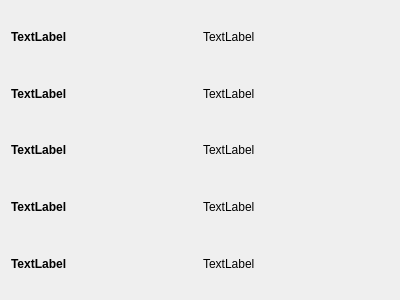
<?xml version="1.0" encoding="UTF-8"?>
<ui version="4.0">
 <class>InfoBox</class>
 <widget class="QWidget" name="InfoBox">
  <property name="geometry">
   <rect>
    <x>0</x>
    <y>0</y>
    <width>400</width>
    <height>300</height>
   </rect>
  </property>
  <property name="windowTitle">
   <string>Form</string>
  </property>
  <layout class="QGridLayout" name="gridLayout">
   <item row="0" column="0">
    <widget class="QLabel" name="label_00">
     <property name="font">
      <font>
       <weight>75</weight>
       <bold>true</bold>
      </font>
     </property>
     <property name="text">
      <string>TextLabel</string>
     </property>
    </widget>
   </item>
   <item row="0" column="1">
    <widget class="QLabel" name="label_01">
     <property name="text">
      <string>TextLabel</string>
     </property>
    </widget>
   </item>
   <item row="1" column="0">
    <widget class="QLabel" name="label_10">
     <property name="font">
      <font>
       <weight>75</weight>
       <bold>true</bold>
      </font>
     </property>
     <property name="text">
      <string>TextLabel</string>
     </property>
    </widget>
   </item>
   <item row="1" column="1">
    <widget class="QLabel" name="label_11">
     <property name="text">
      <string>TextLabel</string>
     </property>
    </widget>
   </item>
   <item row="2" column="0">
    <widget class="QLabel" name="label_20">
     <property name="font">
      <font>
       <weight>75</weight>
       <bold>true</bold>
      </font>
     </property>
     <property name="text">
      <string>TextLabel</string>
     </property>
    </widget>
   </item>
   <item row="2" column="1">
    <widget class="QLabel" name="label_21">
     <property name="text">
      <string>TextLabel</string>
     </property>
    </widget>
   </item>
   <item row="3" column="0">
    <widget class="QLabel" name="label_30">
     <property name="font">
      <font>
       <weight>75</weight>
       <bold>true</bold>
      </font>
     </property>
     <property name="text">
      <string>TextLabel</string>
     </property>
    </widget>
   </item>
   <item row="3" column="1">
    <widget class="QLabel" name="label_31">
     <property name="text">
      <string>TextLabel</string>
     </property>
    </widget>
   </item>
   <item row="4" column="0">
    <widget class="QLabel" name="label_40">
     <property name="font">
      <font>
       <weight>75</weight>
       <bold>true</bold>
      </font>
     </property>
     <property name="text">
      <string>TextLabel</string>
     </property>
    </widget>
   </item>
   <item row="4" column="1">
    <widget class="QLabel" name="label_41">
     <property name="text">
      <string>TextLabel</string>
     </property>
    </widget>
   </item>
  </layout>
 </widget>
 <resources/>
 <connections/>
</ui>
